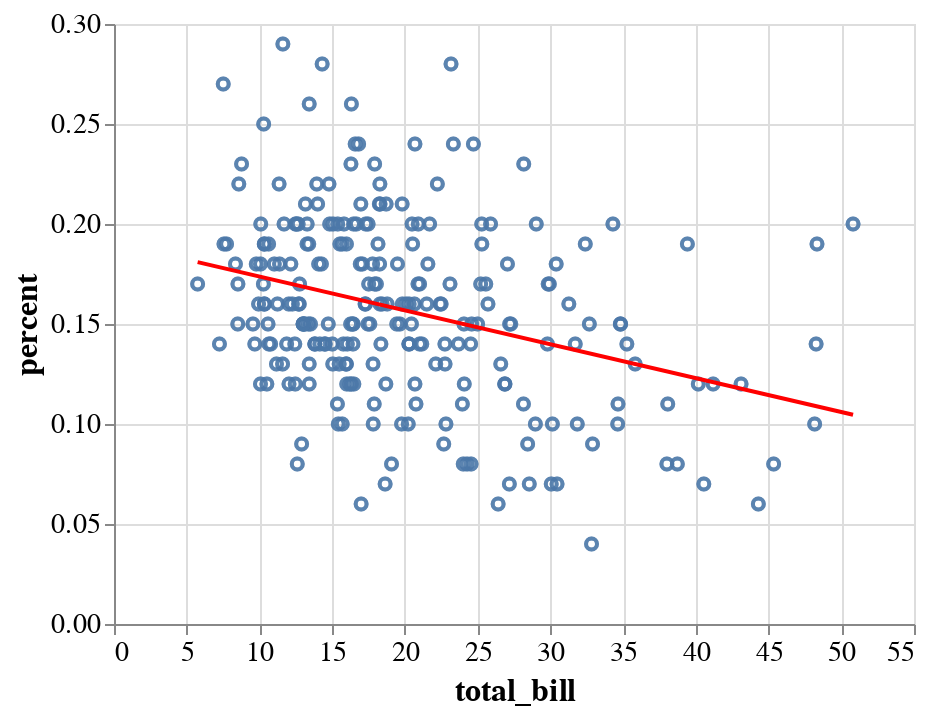

The cell this chart's notebook holds for it:
### Code cell
chart1 = alt.Chart(tips_mod).mark_point().encode(
    x='total_bill', 
    y='percent'
)

reg_line1 = chart1 + chart1.transform_regression('total_bill', 'percent').mark_line(color='red')

alt.layer(chart1, reg_line1).configure_axis(
    labelFontSize=14, # change axes label font size
    titleFontSize=16  # change axes title font size
)

### Figure 1 — Vega-Lite specification as saved in the notebook (floating-point values rounded to 4 significant figures; data arrays with more than 128 entries replaced by an {"elided": "..."} marker saying what was removed)
{"config": {"view": {"continuousWidth": 400, "continuousHeight": 300}, "axis": {"labelFontSize": 14, "titleFontSize": 16}}, "layer": [{"mark": "point", "encoding": {"x": {"type": "quantitative", "field": "total_bill"}, "y": {"type": "quantitative", "field": "percent"}}}, {"layer": [{"mark": "point", "encoding": {"x": {"type": "quantitative", "field": "total_bill"}, "y": {"type": "quantitative", "field": "percent"}}}, {"mark": {"type": "line", "color": "red"}, "encoding": {"x": {"type": "quantitative", "field": "total_bill"}, "y": {"type": "quantitative", "field": "percent"}}, "transform": [{"on": "total_bill", "regression": "percent"}]}]}], "data": {"name": "data-3ba367b6554dfabbd56686b77cf7e602"}, "$schema": "https://vega.github.io/schema/vega-lite/v4.0.2.json", "datasets": {"data-3ba367b6554dfabbd56686b77cf7e602": {"elided": "241 records"}}}
